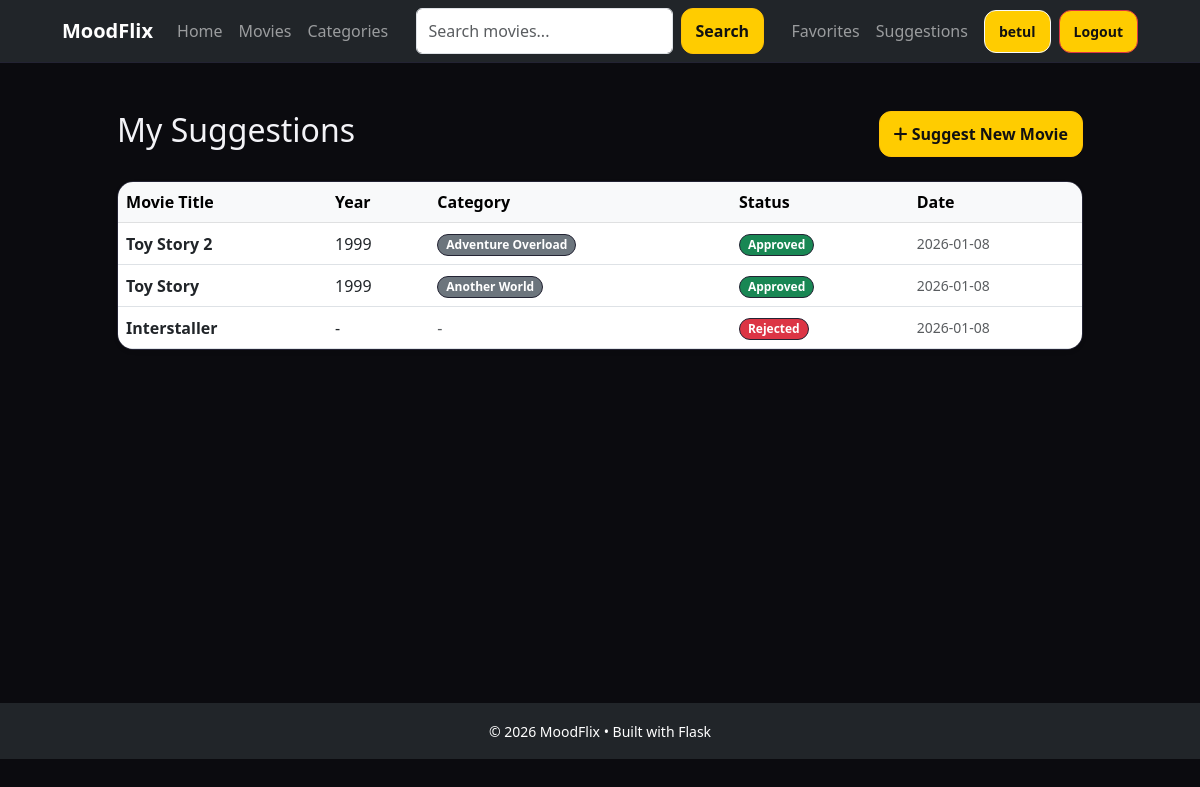
The page /suggestions/ (signed in) on the database its author committed.
### app/models/user.py (models this page shows, shortened)
class User(UserMixin, db.Model):
    __tablename__ = "users"
    id = db.Column(db.Integer, primary_key=True)
    email = db.Column(db.String(120), unique=True, nullable=False)
    username = db.Column(db.String(50), nullable=False)
    password_hash = db.Column(db.String(128), nullable=False)
    role = db.Column(db.String(20), nullable=False, default="user")  # "user" or "admin"
    created_at = db.Column(db.DateTime, nullable=False, default=datetime.utcnow)
    is_active = db.Column(db.Boolean, nullable=False, default=True)
    comments = db.relationship('Comment', backref='user', lazy='dynamic', cascade='all, delete-orphan')
    ratings = db.relationship('Rating', backref='user', lazy='dynamic', cascade='all, delete-orphan')
    favorites = db.relationship('Favorite', backref='user', lazy='dynamic', cascade='all, delete-orphan')
    suggestions = db.relationship('Suggestion', backref='user', lazy='dynamic', cascade='all, delete-orphan')

### app/models/suggestion.py (models this page shows, shortened)
class Suggestion(db.Model):
    __tablename__ = "suggestions"
    id = db.Column(db.Integer, primary_key=True)
    user_id = db.Column(db.Integer, db.ForeignKey('users.id'), nullable=False)
    mood_category_id = db.Column(db.Integer, db.ForeignKey('mood_categories.id'), nullable=True)
    title = db.Column(db.String(255), nullable=False)
    year = db.Column(db.Integer, nullable=True)
    description = db.Column(db.Text, nullable=True)
    posterUrl = db.Column(db.String(500), nullable=True)
    imdbRating = db.Column(db.Float, nullable=True)
    status = db.Column(db.String(50), default="pending")  # pending, approved, rejected
    createdAt = db.Column(db.DateTime, default=datetime.utcnow)
    mood_category = db.relationship('MoodCategory', backref='suggestions')

### app/models/mood_category.py (models this page shows, shortened)
class MoodCategory(db.Model):
    __tablename__ = "mood_categories"
    id = db.Column(db.Integer, primary_key=True)
    name = db.Column(db.String(255), nullable=False)
    description = db.Column(db.Text, nullable=True)

### app/controllers/suggestion_controller.py (the view)
@suggestion_bp.get("/")
def list_suggestions():
    if not current_user.is_authenticated:
        flash("Please log in to view suggestions.", "error")
        return redirect(url_for("auth.login"))
    suggestions = SuggestionService.listUserSuggestions(current_user.id)
    return render_template("suggestions/list.html", suggestions=suggestions)

### app/__init__.py (called while the page is built)
def init_extensions(app: Flask) -> None:
    db.init_app(app)
    import_models()
    migrate.init_app(app, db)
    login_manager.init_app(app)
    login_manager.login_view = "auth.login"
    from app.models.user import User
    @login_manager.user_loader
    def load_user(user_id):
        return User.query.get(int(user_id))

### app/services/suggestion_service.py (called while the page is built)
    @staticmethod
    def listUserSuggestions(userId: int) -> list[Suggestion]:
        return Suggestion.query.filter_by(user_id=userId).order_by(Suggestion.createdAt.desc()).all()

### app/views/templates/suggestions/list.html (shortened to what this page needs)
{% extends "base.html" %}
{% block content %}
<div class="container py-4">
    <div class="d-flex justify-content-between align-items-center mb-4">
        <h2>My Suggestions</h2>
        <a href="{{ url_for('suggestion.submit_suggestion_route') }}" class="btn btn-warning">
            <i class="fas fa-plus"></i> Suggest New Movie
        </a>
    </div>
    {% if suggestions %}
        <div class="card shadow-sm">
            <div class="table-responsive">
                <table class="table table-hover mb-0 align-middle">
                    <thead class="table-light">
                        <tr>
                            <th>Movie Title</th>
                            <th>Year</th>
                            <th>Category</th>
                            <th>Status</th>
                            <th>Date</th>
                        </tr>
                    </thead>
                    <tbody>
                        {% for s in suggestions %}
                        <tr>
                            <td class="fw-bold">{{ s.title }}</td>
                            <td>{{ s.year or '-' }}</td>
                            <td>
                                {% if s.mood_category %}
                                    <span class="badge bg-secondary">{{ s.mood_category.name }}</span>
                                {% else %}
                                    <span class="text-muted">-</span>
                                {% endif %}
                            </td>
                            <td>
                                {% if s.status == 'approved' %}
                                    <span class="badge bg-success">Approved</span>
                                {% elif s.status == 'rejected' %}
                                    <span class="badge bg-danger">Rejected</span>
                                {% else %}
                                    <span class="badge bg-warning text-dark">Pending</span>
                                {% endif %}
                            </td>
                            <td class="text-muted small">
                                {{ s.createdAt.strftime('%Y-%m-%d') if s.createdAt else '' }}
                            </td>
                        </tr>
                        {% endfor %}
                    </tbody>
                </table>
            </div>
        </div>
    {% endif %}
</div>
{% endblock %}

### app/views/templates/base.html (shortened to what this page needs)
<!doctype html>
<html lang="en">
<head>
  <link href="https://cdn.jsdelivr.net/npm/bootstrap@5.3.0/dist/css/bootstrap.min.css" rel="stylesheet">
  <link rel="stylesheet" href="https://cdnjs.cloudflare.com/ajax/libs/font-awesome/6.0.0/css/all.min.css">
  <link rel="stylesheet" href="{{ url_for('static', filename='css/style.css') }}">
</head>
<body>
  <nav class="navbar navbar-expand-lg navbar-dark bg-dark sticky-top" style = "z-index: 1050;">
    <div class="container">
      <a href="{{ url_for('home.index') }}" class="navbar-brand fw-bold">MoodFlix</a>
      <div class="collapse navbar-collapse" id="navbarNav">
        <ul class="navbar-nav me-auto">
            <li class="nav-item">
                <a class="nav-link" href="{{ url_for('home.index') }}"> Home </a>
            </li>
            <li class="nav-item">
                <a class="nav-link" href="{{ url_for('movie.list_movies') }}"> Movies </a>
            </li>
            <li class="nav-item">
                <a class="nav-link" href="{{ url_for('movie.list_categories') }}"> Categories </a>
            </li>
        </ul>
        <form class="d-flex mx-auto" method="GET" action="{{ url_for('home.search_movies') }}">
            <input class="form-control me-2" type="search" name="q" placeholder="Search movies..." value="{{ request.args.get('q', '') }}">
            <button class="btn btn-outline-warning" type="submit">Search</button>
        </form>
        <ul class="navbar-nav ms-auto align-items-center">
            {% if current_user.is_authenticated %}
                <li class="nav-item">
                    <a class="nav-link" href="{{ url_for('favorite.list_favorites') }}">Favorites</a>
                </li>
                <li class="nav-item">
                    <a class="nav-link" href="{{ url_for('suggestion.list_suggestions') }}">Suggestions</a>
                </li>
                <li class="nav-item ms-2">
                    <a class="btn btn-sm btn-outline-light" href="{{ url_for('auth.view_profile', user_id=current_user.id) }}">
                        {{ current_user.username }}
                    </a>
                </li>
                <li class="nav-item ms-2">
                    <form action="{{ url_for('auth.logout') }}" method="POST" class="d-inline">
                        <button type="submit" class="btn btn-sm btn-danger">Logout</button>
                    </form>
                </li>
            {% endif %}
        </ul>
      </div>
    </div>
  </nav>
  <main class="container py-4" style="min-height: 80vh;">
    {% block content %}{% endblock %}
  </main>
  <footer class="bg-dark text-white text-center py-3 mt-auto">
    <div class="container">
      <small>© 2026 MoodFlix • Built with Flask</small>
    </div>
  </footer>
</body>
</html>

### app/views/static/css/style.css (style rules this page uses)
:root { --bg: #0b0b0f; --panel: #12121a; --text: #f3f3f7; --muted: #a7a7b6; --line: #232333; --accent: #ffcc00; }
* { box-sizing: border-box; }
body { margin: 0; font-family: system-ui, -apple-system, Segoe UI, Roboto, Arial; background: var(--bg); color: var(--text); }
.container { width: min(1100px, 92%); margin: 0 auto; }
.navbar { position: sticky; top: 0; background: rgba(11, 11, 15, 0.9); border-bottom: 1px solid var(--line); }
.btn { padding: 10px 14px; border-radius: 12px; background: var(--accent); color: #111; text-decoration: none; font-weight: 700; }
.card { background: var(--panel); border: 1px solid var(--line); border-radius: 16px; overflow: hidden; text-decoration: none; color: inherit; }
.badge { font-size: 12px; border: 1px solid var(--line); padding: 4px 8px; border-radius: 999px; }

### rows shown on the page
User: username "betul"
Suggestion: title "Toy Story 2", year "1999", mood_category.name "Adventure Overload", status "Approved", createdAt "2026-01-08"
Suggestion: title "Toy Story", year "1999", mood_category.name "Another World", status "Approved", createdAt "2026-01-08"
Suggestion: title "Interstaller", year "-", status "Rejected", createdAt "2026-01-08"
